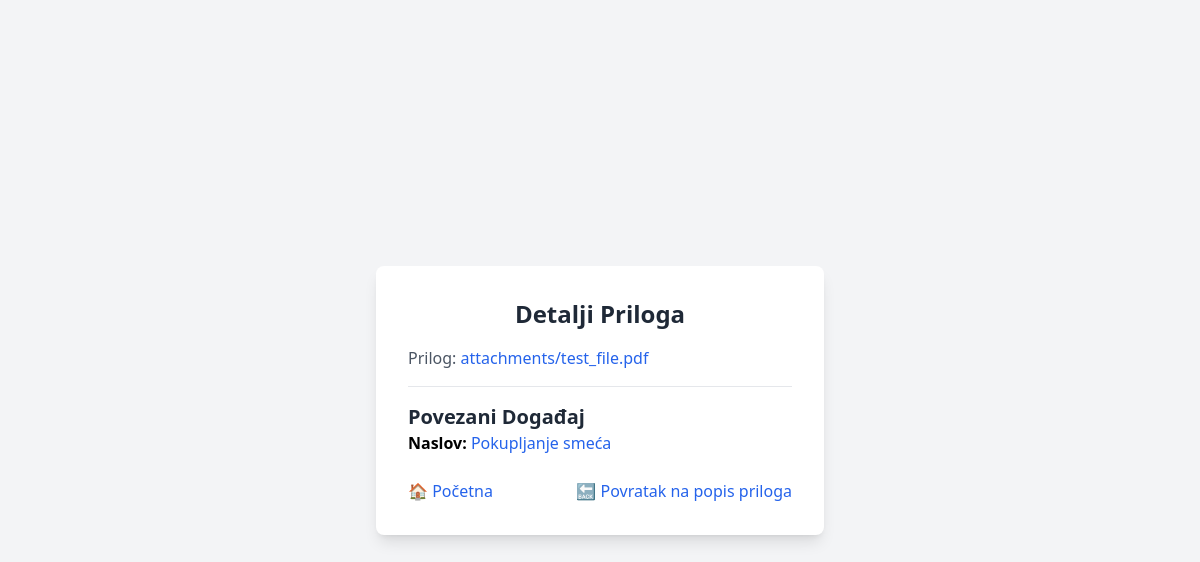
Page /attachment/1/ on the earlier database version.
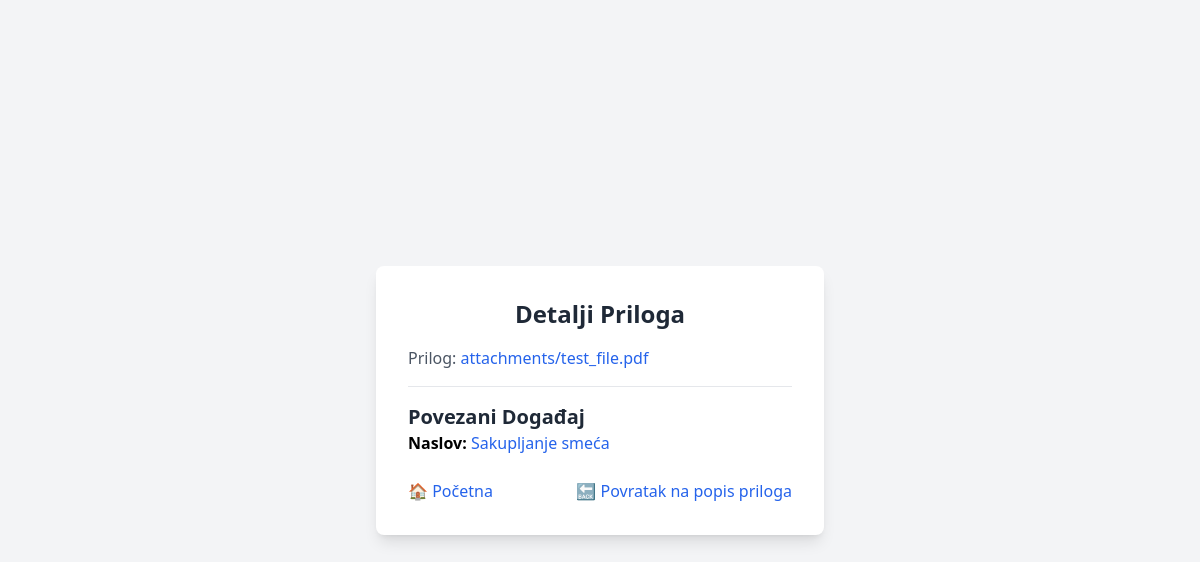
Same page on the later database version.
### main/models.py (models this page shows, shortened)
class Attachment(models.Model):
    event = models.ForeignKey(Event, on_delete=models.CASCADE, related_name='attachments')
    file = models.FileField(upload_to='attachments/')
    uploaded_at = models.DateTimeField(auto_now_add=True)
    class Meta:
        default_permissions = ()
        permissions = [
            ("add_attachment", "Can add attachment"),
            ("view_attachment", "Can view attachment"),
        ]

class Event(models.Model):
    title = models.CharField(max_length=200)
    description = models.TextField()
    date = models.DateTimeField()
    location = models.CharField(max_length=255)
    organizer = models.ForeignKey(User, on_delete=models.CASCADE)
    created_at = models.DateTimeField(auto_now_add=True)
    updated_at = models.DateTimeField(auto_now=True)
    class Meta:
        default_permissions = ()
        permissions = [
            ("add_event", "Can add event"),
            ("view_event", "Can view event"),
            ("register_event", "Can register for event"),
            ("comment_event", "Can comment on event"),
        ]

### main/views.py (the view)
# urls.py: path('attachment/<int:pk>/', AttachmentDetailView.as_view(), name='attachment_detail'),
class AttachmentDetailView(DetailView):
    model = Attachment
    template_name = 'main/DetailView/attachment_detail.html'
    context_object_name = 'attachment'
    def get_context_data(self, **kwargs):
        context = super().get_context_data(**kwargs)
        attachment = self.get_object()
        context['event'] = attachment.event
        return context

### templates/main/DetailView/attachment_detail.html (shortened to what this page needs)
<!DOCTYPE html>
<html lang="en">
<head>
    <script src="https://cdn.tailwindcss.com"></script>
</head>
<body class="flex items-center justify-center min-h-screen bg-gray-100">
    <div class="bg-white p-8 rounded-lg shadow-lg w-full max-w-md">
        <h1 class="text-2xl font-semibold text-gray-800 text-center">Detalji Priloga</h1>
        <p class="mt-4 text-gray-600">Prilog:
            <a href="{{ attachment.file.url }}" target="_blank" class="text-blue-600 hover:underline">
                {{ attachment.file.name }}
            </a>
        </p>
        <hr class="my-4">
        <h2 class="text-xl font-semibold text-gray-800">Povezani Događaj</h2>
        <p><strong>Naslov:</strong>
            <a href="{% url 'main:event_detail' attachment.event.pk %}" class="text-blue-600 hover:underline">
                {{ attachment.event.title }}
            </a>
        </p>
        <div class="mt-6 flex justify-between">
            <a href="{% url 'main:home' %}" class="text-blue-600 hover:underline">🏠 Početna</a>
            <a href="{% url 'main:attachment_list' %}" class="text-blue-600 hover:underline">🔙 Povratak na popis priloga</a>
        </div>
    </div>
</body>
</html>

Differences in the rows shown:
changed through a linked row, Attachment "attachments/test_file.pdf": event "Pokupljanje smeća" → "Sakupljanje smeća"
